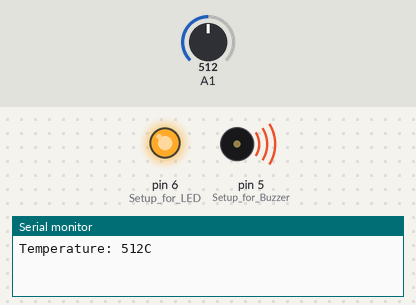
Bench run of a sketch on a simulated Arduino Uno, built with avr-gcc and run on an emulated ATmega328P. On the bench: output pins drawn as LEDs (lit = HIGH), buzzer (waves = sounding, pin HIGH), the last lines printed to the serial monitor. Inputs (shaded band) come from the test bench; at power-on: A1 = 512.

Above: at 3.8 s.
3.9 s: A1 set to 31
7.8 s: A1 set to 24
At 10.3 s:
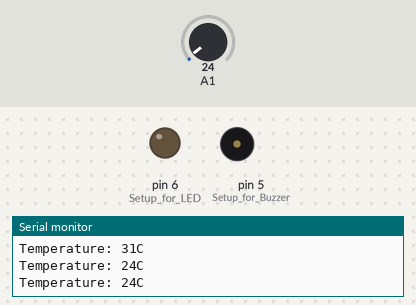
11.7 s: A1 set to 122
At 13.4 s:
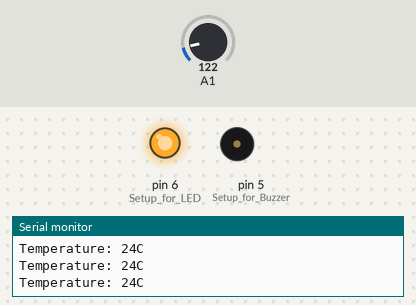
19.4 s: A1 set to 18
At 22.0 s:
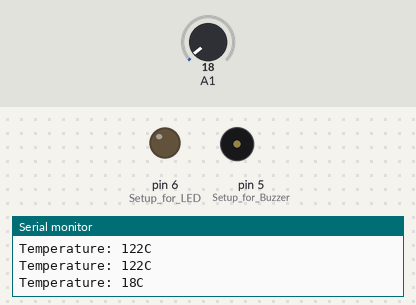
Timing chart, 0 to 23.5 s (numbered marks = the images above; inputs shaded):
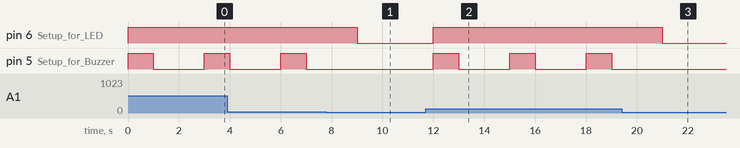

Measured:
- the behaviour switches between 28 and 27 on A1 (found by bisection; images 0 and 1)
- after the input at 7.8 s, pin 6 (Setup_for_LED): HIGH → LOW after 1.2 s; pin 5 (Setup_for_Buzzer): stays LOW (without the input it goes to HIGH after 1.2 s)
- after the input at 11.7 s, pin 6 (Setup_for_LED): LOW → HIGH after 0.30 s; pin 5 (Setup_for_Buzzer): alternates HIGH for 1.0 s and LOW for 2.0 s, starting after 0.30 s
- after the input at 19.4 s, pin 6 (Setup_for_LED): HIGH → LOW after 1.6 s; pin 5 (Setup_for_Buzzer): stays LOW (without the input it goes to HIGH after 1.6 s)

The sketch:

code.ino
```cpp
// C++ code

void setup()
{
  Serial.begin(9600); // Setup Serial Monitor
  pinMode(6, OUTPUT); // Setup for LED
  pinMode(5, OUTPUT); // Setup for Buzzer(Piezo)
}

void loop()
{
  int tempRead = analogRead(A1); // To store read values

  if(tempRead >= 28){
    digitalWrite(6, HIGH);
    digitalWrite(5, HIGH);
      delay(1000); // Wait for 1000 millisecond(s)
    digitalWrite(5, LOW);
      delay(1000); // Wait for 1000 millisecond(s)
  }
  else{
    digitalWrite(6, LOW);
  }

  Serial.print("Temperature: ");
  Serial.print(tempRead);
  Serial.println("C");  //print the temperature status
  delay(1000);
}
```
